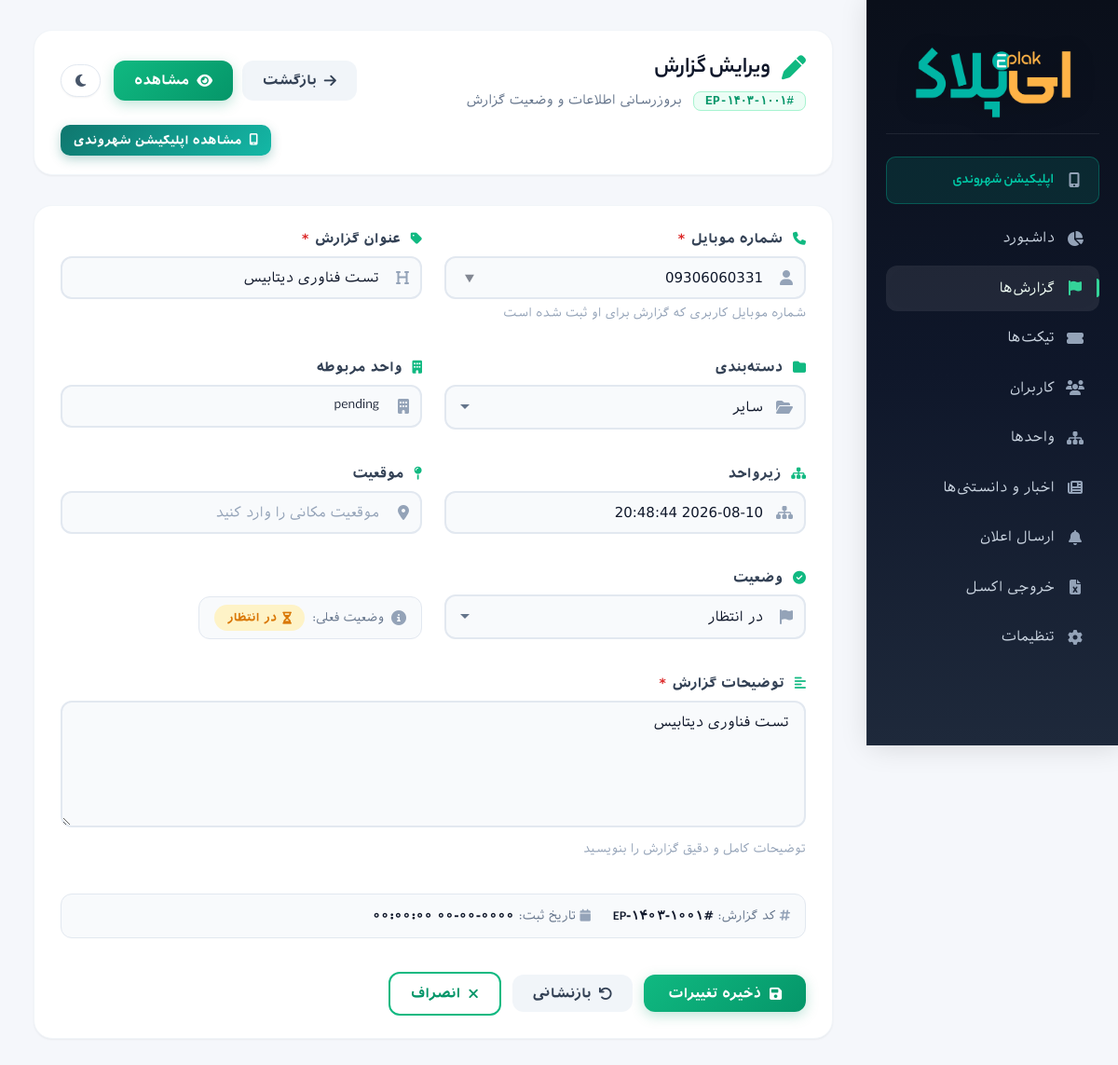
The page /admin/report_edit.php?id=1 (signed in) on the database its author committed.
### tables this page shows
CREATE TABLE `reports`  (
  `id` int NOT NULL AUTO_INCREMENT,
  `user_phone` varchar(20) NOT NULL,
  `title` varchar(255) NOT NULL,
  `description` text NOT NULL,
  `category` varchar(100) NOT NULL,
  `status` varchar(50) NULL DEFAULT 'pending',
  `created_at` timestamp NOT NULL DEFAULT current_timestamp(),
  `reply` text NULL,
  `department` varchar(255) NULL DEFAULT '',
  `sub_department` varchar(255) NULL DEFAULT '',
  `location` varchar(500) NULL DEFAULT '',
  PRIMARY KEY (`id`) USING BTREE,
  INDEX `user_phone`(`user_phone` ASC) USING BTREE,
  CONSTRAINT `reports_ibfk_1` FOREIGN KEY (`user_phone`) REFERENCES `users` (`phone`) ON DELETE RESTRICT ON UPDATE RESTRICT
);

### admin/report_edit.php (the view, shortened to what the rows shown need)
<?php
require_once __DIR__ . '/auth.php';
require_once __DIR__ . '/includes/functions.php';
$id = (int)($_GET['id'] ?? 0);
$report = getReportById($pdo, $id);
if ($report && !isset($report['code'])) {
    $report['code'] = 'EP-1403-' . str_pad((string)((int)$report['id'] + 1000), 4, '0', STR_PAD_LEFT);
}
?>
<!doctype html>
<html lang="fa" dir="rtl">
<head>
  <link rel="stylesheet" href="assets/style.css?v=6">
  <link rel="stylesheet" href="assets/fontawesome/css/all.min.css">
</head>
<body>
  <div class="layout">
    <main class="main">
      <header class="topbar">
        <div class="topbar-left">
          <h1>
            <i class="fas fa-pen" style="color: var(--primary-500); margin-left: 12px;"></i>
            ویرایش گزارش
          </h1>
        </div>
      </header>
      <section class="panel">
        <form method="post" class="report-form">
          <div class="form-row">
            <div class="form-group">
              <div class="input-icon-wrapper">
                <input
                  type="text"
                  id="user_phone"
                  name="user_phone"
                  class="form-control"
                  value="<?= htmlspecialchars($report['user_phone']) ?>"
                  required
                  placeholder="مثلاً 09123456789"
                  list="userPhoneList"
                >
              </div>
            </div>
            <div class="form-group">
              <div class="input-icon-wrapper">
                <input
                  type="text"
                  id="title"
                  name="title"
                  class="form-control"
                  value="<?= htmlspecialchars($report['title']) ?>"
                  required
                  placeholder="عنوان گزارش را وارد کنید"
                >
              </div>
            </div>
          </div>
          <div class="form-row">
            <div class="form-group">
              <div class="input-icon-wrapper">
                <input
                  type="text"
                  id="department"
                  name="department"
                  class="form-control"
                  value="<?= htmlspecialchars($report['department'] ?? '') ?>"
                  placeholder="نام واحد را وارد کنید"
                >
              </div>
            </div>
          </div>
          <div class="form-row">
            <div class="form-group">
              <div class="input-icon-wrapper">
                <input
                  type="text"
                  id="sub_department"
                  name="sub_department"
                  class="form-control"
                  value="<?= htmlspecialchars($report['sub_department'] ?? '') ?>"
                  placeholder="زیرواحد مربوطه را وارد کنید"
                >
              </div>
            </div>
          </div>
          <div class="form-row">
            <div class="form-group">
              <div class="input-icon-wrapper">
                <select id="status" name="status" class="form-control">
                  <option value="pending" <?= normalizeStatusValue($report['status']) === 'pending' ? 'selected' : '' ?>>
                    در انتظار
                  </option>
                </select>
              </div>
            </div>
          </div>
          <div class="form-row">
            <div class="form-group full-width">
              <label for="description">
                <i class="fas fa-align-left" style="color: var(--primary-500); margin-left: 6px;"></i>
                توضیحات گزارش <span class="required">*</span>
              </label>
              <textarea
                id="description"
                name="description"
                class="form-control"
                rows="6"
                required
                placeholder="توضیحات کامل گزارش را وارد کنید..."
              ><?= htmlspecialchars($report['description']) ?></textarea>
              <small class="help-text">توضیحات کامل و دقیق گزارش را بنویسید</small>
            </div>
          </div>
          <div class="form-row">
            <div class="form-group full-width">
              <div style="display: flex; gap: 24px; flex-wrap: wrap; padding: 12px 16px; background: var(--dark-50); border-radius: var(--radius-md); border: 1px solid var(--dark-200);">
                <span style="font-size: 13px; color: var(--dark-500);">
                  <i class="fas fa-calendar" style="color: var(--dark-400);"></i>
                  تاریخ ثبت: <strong style="color: var(--dark-900);"><?= htmlspecialchars($report['created_at']) ?></strong>
                </span>
              </div>
            </div>
          </div>
        </form>
      </section>
    </main>
  </div>
</body>
</html>

### rows shown on the page
reports: user_phone "09306060331", title "تست فناوری دیتابیس", department "pending", sub_department "2026-08-10 20:48:44", status "در انتظار", description "تست فناوری دیتابیس", created_at "۰۰۰۰-۰۰-۰۰ ۰۰:۰۰:۰۰"

### other values the page prints
$report['code'] "EP-۱۴۰۳-۱۰۰۱"
